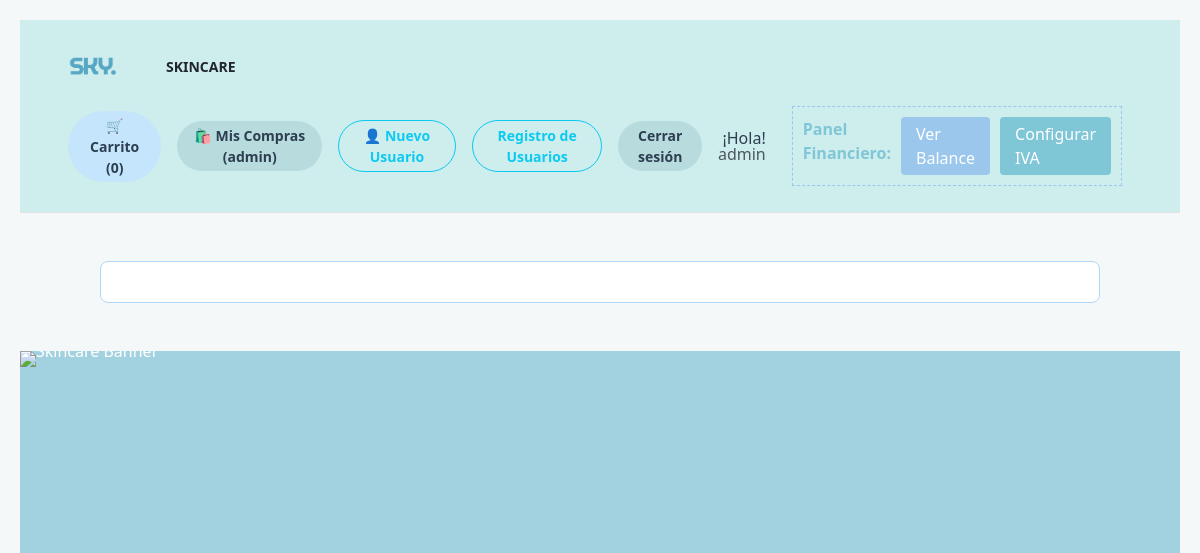
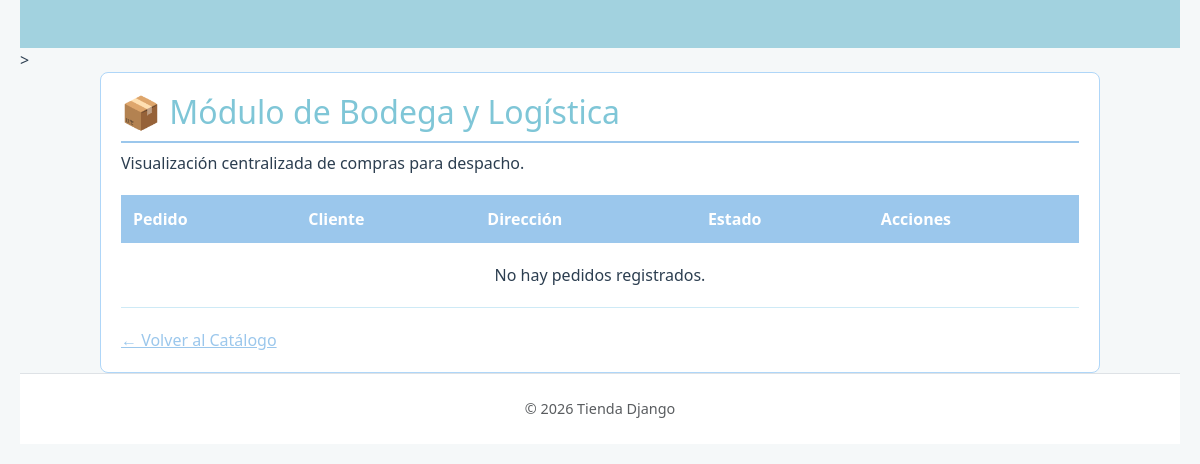
Before: /bodega/ (signed in) with the older database file (2 pictures, top to bottom).
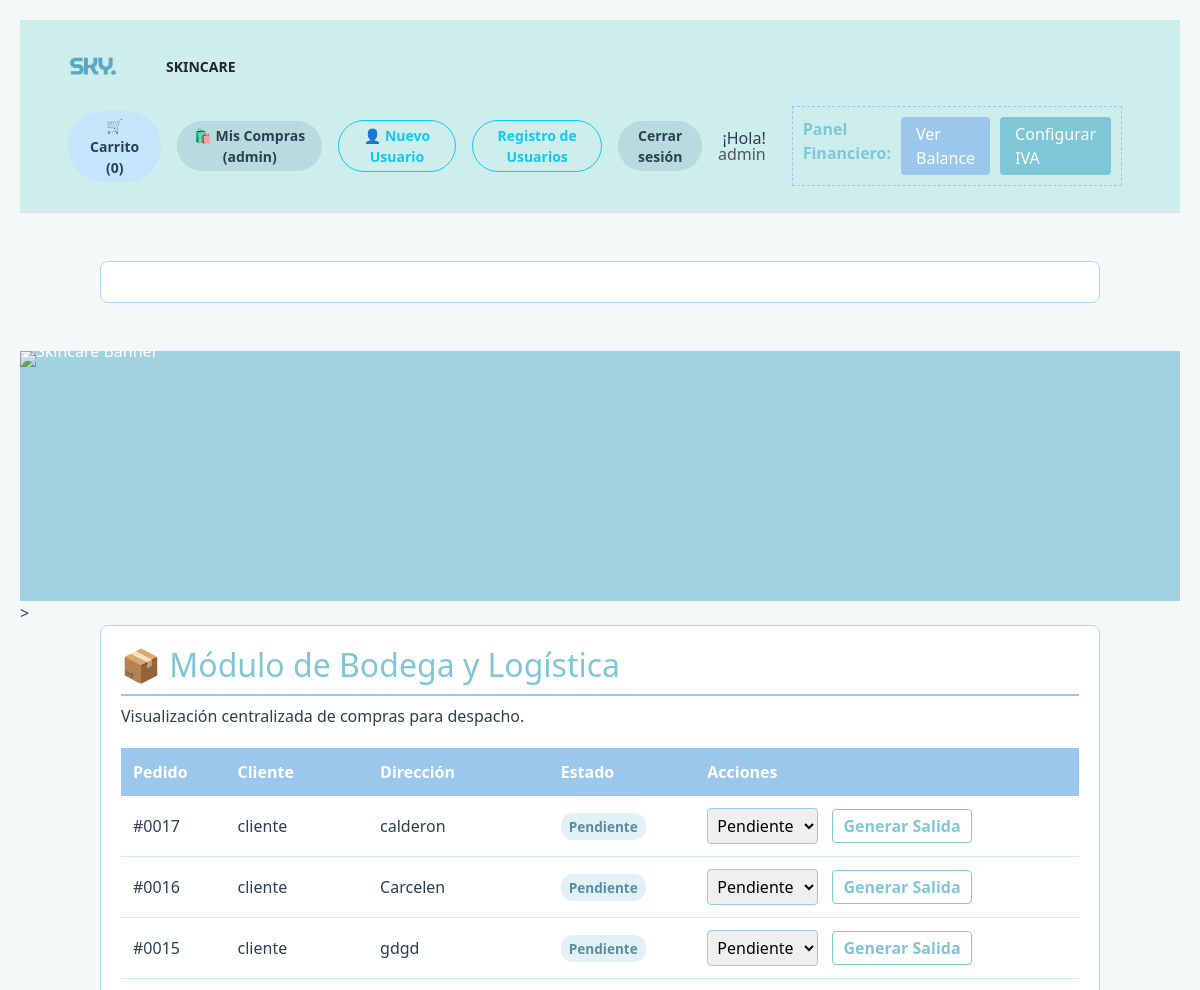
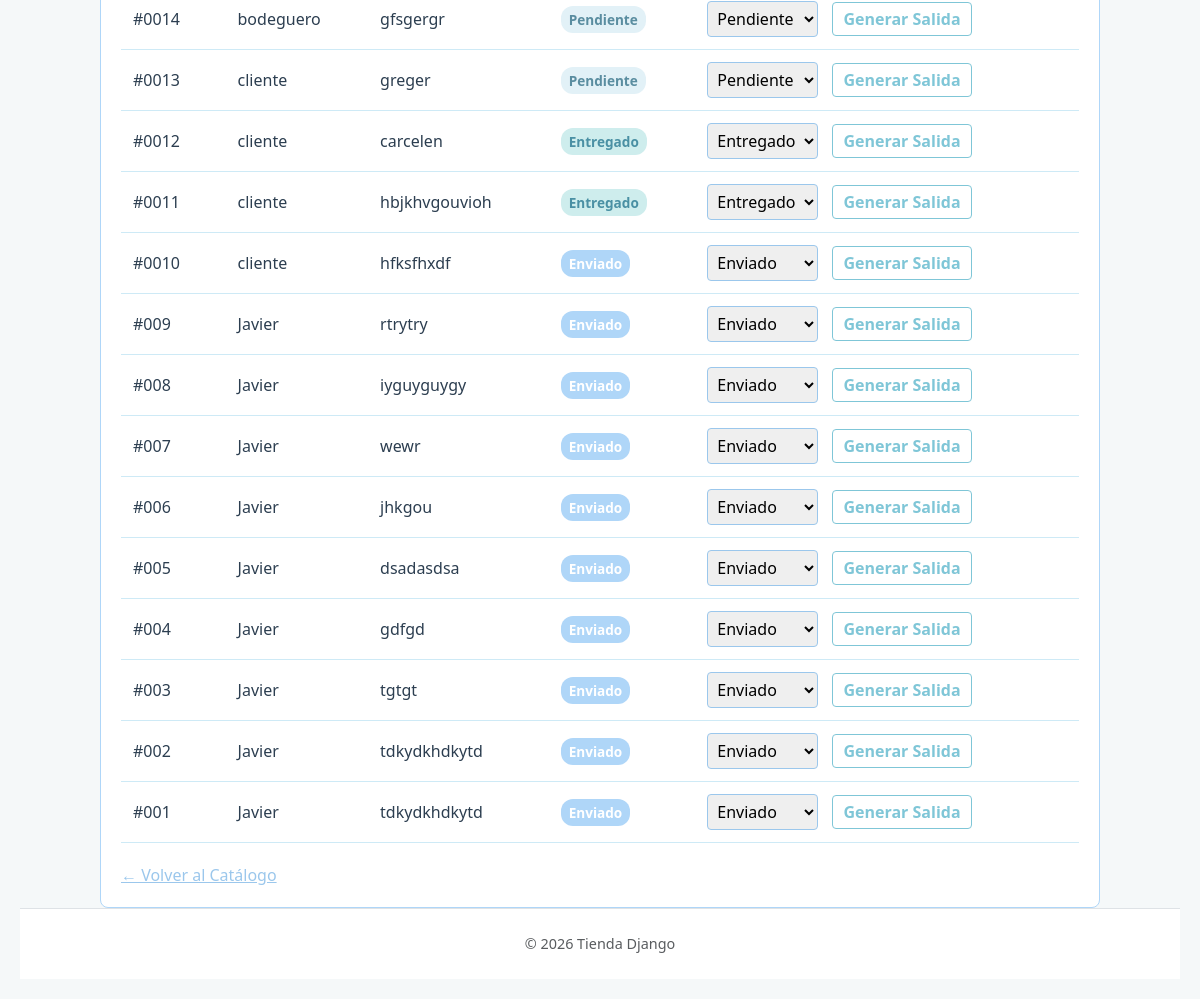
After: the same page with the newer database file (2 pictures, top to bottom).
### app_tienda/models.py (models this page shows)
class Pedido(models.Model):
    ESTADOS = (
        ('Pendiente', 'Pendiente'),
        ('Enviado', 'Enviado'),
        ('Entregado', 'Entregado'),
    )
    cliente = models.ForeignKey(User, on_delete=models.CASCADE)
    direccion_envio = models.TextField() # [cite: 12]
    fecha = models.DateTimeField(auto_now_add=True)
    iva_aplicado = models.DecimalField(max_digits=5, decimal_places=2) # [cite: 25]
    subtotal = models.DecimalField(max_digits=10, decimal_places=2)
    descuento = models.DecimalField(max_digits=10, decimal_places=2, default=0)
    total = models.DecimalField(max_digits=10, decimal_places=2)
    estado = models.CharField(max_length=20, choices=ESTADOS, default='Pendiente') # [cite: 17]

### app_tienda/views.py (the view)
# urls.py: path('bodega/', gestion_bodega, name='gestion_bodega'),
@user_passes_test(es_bodeguero)
def gestion_bodega(request):
    pedidos = Pedido.objects.all().order_by('-fecha')
    return render(request, 'bodega/ordenes.html', {'pedidos': pedidos})

### app_tienda/views.py (called while the page is built)
def es_bodeguero(user):
    return user.groups.filter(name='Bodeguero').exists() or user.is_superuser

### app_tienda/templates/bodega/ordenes.html (shortened to what this page needs)
{% extends "base.html" %}
{% block contenido %}
<!DOCTYPE html>
<html lang="es">
<head>
</head>
<body>
<div class="container">
    <h2>📦 Módulo de Bodega y Logística</h2>
    <p>Visualización centralizada de compras para despacho.</p>
    <table>
        <thead>
            <tr>
                <th>Pedido</th>
                <th>Cliente</th>
                <th>Dirección</th>
                <th>Estado</th>
                <th>Acciones</th>
            </tr>
        </thead>
        <tbody>
            {% for pedido in pedidos %}
            <tr>
                <td>#00{{ pedido.id }}</td>
                <td>{{ pedido.cliente.username }}</td>
                <td>{{ pedido.direccion_envio }}</td>
                <td>
                    <span class="estado-pill {{ pedido.estado }}">{{ pedido.estado }}</span>
                </td>
                <td>
                    <form action="{% url 'actualizar_estado_pedido' pedido.id %}" method="POST" style="display: inline;">
                        <select name="estado" onchange="this.form.submit()" style="padding: 5px; border-radius: 4px; border: 1px solid #9BC7EC;">
                            <option value="Pendiente" {% if pedido.estado == 'Pendiente' %}selected{% endif %}>Pendiente</option>
                            <option value="Enviado" {% if pedido.estado == 'Enviado' %}selected{% endif %}>Enviado</option>
                            <option value="Entregado" {% if pedido.estado == 'Entregado' %}selected{% endif %}>Entregado</option>
                        </select>
                    </form>
                    <a href="{% url 'imprimir_orden_despacho' pedido.id %}" class="btn-despacho" style="margin-left: 10px;">
                        Generar Salida
                    </a>
                </td>
            </tr>
            {% empty %}
            <tr>
                <td colspan="5" style="text-align: center; padding: 20px;">No hay pedidos registrados.</td>
            </tr>
            {% endfor %}
        </tbody>
    </table>
    <div style="margin-top: 20px;">
        <a href="{% url 'catalogo_publico' %}" style="color: #9BC7EC;">← Volver al Catálogo</a>
    </div>
</div>
</body>
</html>
{% endblock %}

Changed rows visible on the page:
added Pedido: id "17", cliente.username "cliente", direccion_envio "calderon", estado "Pendiente"
added Pedido: id "16", cliente.username "cliente", direccion_envio "Carcelen", estado "Pendiente"
added Pedido: id "15", cliente.username "cliente", direccion_envio "gdgd", estado "Pendiente"
added Pedido: id "14", cliente.username "bodeguero", direccion_envio "gfsgergr", estado "Pendiente"
added Pedido: id "13", cliente.username "cliente", direccion_envio "greger", estado "Pendiente"
added Pedido: id "12", cliente.username "cliente", direccion_envio "carcelen", estado "Entregado"
added Pedido: id "11", cliente.username "cliente", direccion_envio "hbjkhvgouvioh", estado "Entregado"
added Pedido: id "10", cliente.username "cliente", direccion_envio "hfksfhxdf", estado "Enviado"
added Pedido: id "9", cliente.username "Javier", direccion_envio "rtrytry", estado "Enviado"
added Pedido: id "8", cliente.username "Javier", direccion_envio "iyguyguygy", estado "Enviado"
added Pedido: id "7", cliente.username "Javier", direccion_envio "wewr", estado "Enviado"
added Pedido: id "6", cliente.username "Javier", direccion_envio "jhkgou", estado "Enviado"
added Pedido: id "5", cliente.username "Javier", direccion_envio "dsadasdsa", estado "Enviado"
added Pedido: id "4", cliente.username "Javier", direccion_envio "gdfgd", estado "Enviado"
added Pedido: id "3", cliente.username "Javier", direccion_envio "tgtgt", estado "Enviado"
added Pedido: id "2", cliente.username "Javier", direccion_envio "tdkydkhdkytd", estado "Enviado"
added Pedido: id "1", cliente.username "Javier", direccion_envio "tdkydkhdkytd", estado "Enviado"
Other visible differences:
text no longer shown: "No hay pedidos registrados."
